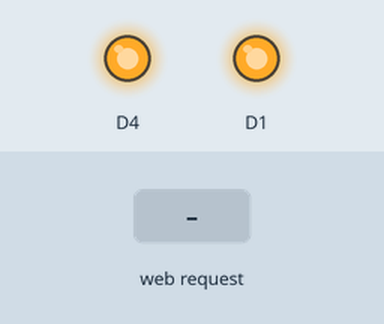
The sketch below on a simulated ESP8266 (NodeMCU). Parts: output pins drawn as LEDs (lit = HIGH). The test bench sets the inputs (shaded band). WiFi joins after 1.5 s; servers stay silent unless stated; what the sketch prints to the serial monitor is not drawn.

Above: at 2.7 s.
2.8 s: HTTP request GET /onD1 received
At 3.4 s:
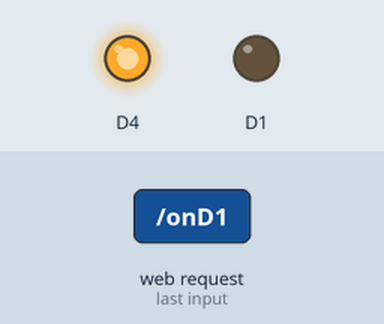
4.3 s: HTTP request GET /onD4 received
At 5.5 s:
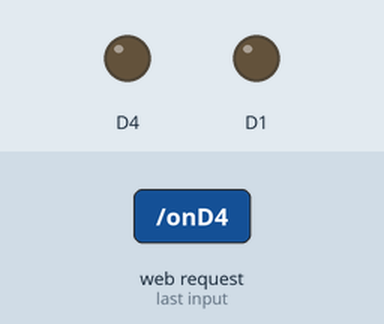
5.8 s: HTTP request GET /offD1 received
At 6.9 s:
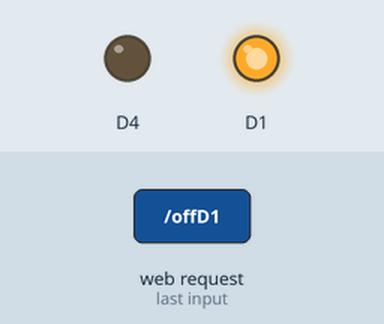
7.3 s: HTTP request GET /offD4 received
At 8.0 s:
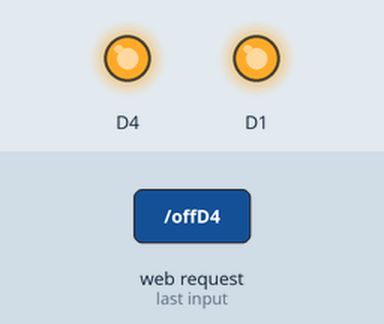
Timing chart, 0 to 9.8 s (numbered marks = the images above; inputs shaded):
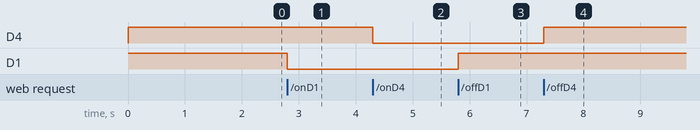

The sketch:

Bai1_blog_espweb.ino
```cpp
#include <ESP8266WiFi.h>
#include <ESP8266WebServer.h>
ESP8266WebServer webServer(80);
#include "Mainpage.h"

char* ssid = "Tên wifi";
char* pass = "Mật khẩu";

void setup() {
  pinMode(D1,OUTPUT);
  pinMode(D4,OUTPUT);
  digitalWrite(D1,HIGH);
  digitalWrite(D4,HIGH);
  WiFi.begin(ssid,pass);
  Serial.begin(9600);
  Serial.print("Connecting");
  while(WiFi.status()!= WL_CONNECTED){
    delay(500);
    Serial.print("...");
  }
  Serial.println(WiFi.localIP());
// Link call function
  webServer.on("/",mainpage);
  webServer.on("/onD1",on_D1);
  webServer.on("/offD1",off_D1);
  webServer.on("/onD4",on_D4);
  webServer.on("/offD4",off_D4);
  webServer.on("/checkstatusD1D4",check_statusD1D4);
  webServer.begin();
}
void loop() {
  webServer.handleClient();
}
//==========Chương trình con=================//
void mainpage(){
  String s = FPSTR(MainPage);
  webServer.send(200,"text/html",s);
}
void on_D1(){
  digitalWrite(D1,LOW);
  webServer.send(200,"text/html","D1  ON");
}
void off_D1(){
  digitalWrite(D1,HIGH);
  webServer.send(200,"text/html","D1 OFF");
}
void on_D4(){
  digitalWrite(D4,LOW);
  webServer.send(200,"text/html","D4  ON");
}
void off_D4(){
  digitalWrite(D4,HIGH);
  webServer.send(200,"text/html","D4 OFF");
}
void check_statusD1D4(){
  String d1,d4;
  if(digitalRead(D1)==1){
    d1 = "OFF";
  }else{
    d1 = "ON";
  }
  if(digitalRead(D4)==1){
    d4 = "OFF";
  }else{
    d4 = "ON";
  }
  String s = "{\"D1\": \""+ d1 +"\",\"D4\": \""+ d4 +"\"}";
  webServer.send(200,"application/json",s);
}
```

Mainpage.h
```cpp
//=========Biến chứa mã HTLM Website==//
const char MainPage[] PROGMEM = R"=====(
  <!DOCTYPE html>
  <html>
   <head>
       <title>MY PAGE</title>
       <style>
          body {text-align:center;}
          h1 {color:#003399;}
          a {text-decoration: none;color:#FFFFFF;}
           .bt_on {height:50px; width:70px; margin:10px 0;background-color:#11FF00;border-radius:5px;}
           .bt_off {height:50px; width:70px; margin:10px 0;background-color:#FF6F00;border-radius:5px;}
       </style>
       <meta charset="UTF-8">
   </head>
   <body>
      <h1>ESP8266 Server</h1>
      <div>Trạng thái trên chân D1: <b><pan id="trangthaiD1"><pan></b></div>
      <div>
        <button class="bt_on" onclick="getdata('onD1')">ON</button>
        <button class="bt_off" onclick="getdata('offD1')">OFF</button>
      </div>
      <div>Trạng thái trên chân D4: <b><pan id="trangthaiD4"><pan></b></div>
      <div>
        <button class="bt_on" onclick="getdata('onD4')">ON</button>
        <button class="bt_off" onclick="getdata('offD4')">OFF</button>
      </div>
      <div id="reponsetext"></div>
      <script>
        //-----------Tạo đối tượng request----------------
        function create_obj(){
          td = navigator.appName;
          if(td == "Microsoft Internet Explorer"){
            obj = new ActiveXObject("Microsoft.XMLHTTP");
          }else{
            obj = new XMLHttpRequest();
          }
          return obj;
        }
        var xhttp = create_obj();
        //-----------Thiết lập dữ liệu và gửi request-------
        function getdata(url){
          xhttp.open("GET","/"+url,true);
          xhttp.onreadystatechange = process;//nhận reponse
          xhttp.send();
        }
        //-----------Kiểm tra response--------------------
        function process(){
          if(xhttp.readyState == 4 && xhttp.status == 200){
            //------Updat data sử dụng javascript----------
            ketqua = xhttp.responseText;
            document.getElementById("reponsetext").innerHTML = ketqua;
          }
        }
        //------------Kiểm tra trạng thái chân D1 D4------
        function checkstatusD1D4(){
          xhttp.open("GET","checkstatusD1D4",true);
          xhttp.onreadystatechange = process_json;
          xhttp.send();
        }
        //-----------Kiểm tra response-------------------------------
        function process_json(){
          if(xhttp.readyState == 4 && xhttp.status == 200){
            //------Update data sử dụng javascript-------------------
            var trangthaiD1D4_JSON = xhttp.responseText;
            var Obj = JSON.parse(trangthaiD1D4_JSON);
            document.getElementById("trangthaiD1").innerHTML = Obj.D1;
            document.getElementById("trangthaiD4").innerHTML = Obj.D4;
          }
        }
        //---Ham update duu lieu tu dong---
        setInterval(function() {
          checkstatusD1D4();
        }, 1000);
      </script>
   </body>
  </html>
)=====";
//=========================================//
```

Measured:
- after the input at 2.8 s, D1: HIGH → LOW at once
- after the input at 4.3 s, D4: HIGH → LOW at once
- after the input at 5.8 s, D1: LOW → HIGH at once
- after the input at 7.3 s, D4: LOW → HIGH at once
